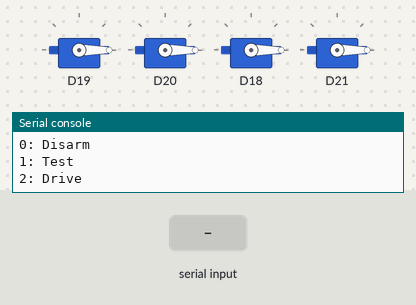
Bench run of a program on a simulated CircuitPython board. On the bench: 4 × servo, the last lines printed to the serial console. The test bench sets the inputs (shaded band).

Above: at 1.2 s.
1.3 s: "1" typed at the serial console, then Enter
At 2.1 s:
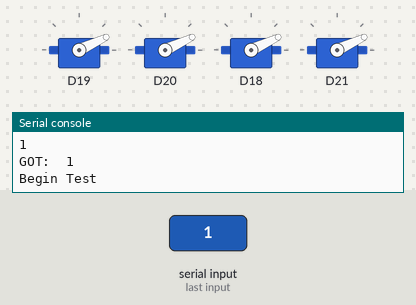
2.8 s: "2" typed at the serial console, then Enter
At 3.2 s:
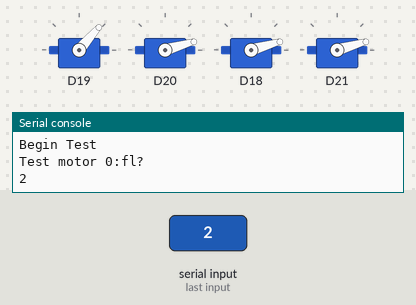
5.8 s: "5" typed at the serial console, then Enter
At 6.7 s:
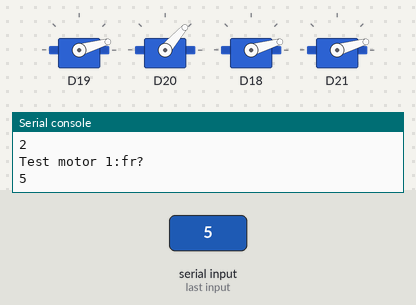
8.8 s: "90" typed at the serial console, then Enter
At 10.0 s:
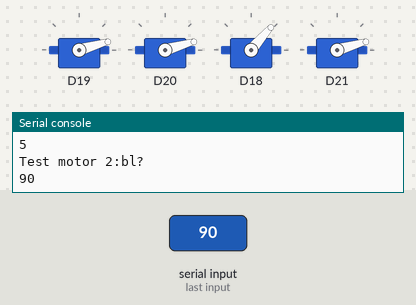
11.8 s: "200" typed at the serial console, then Enter
At 12.5 s:
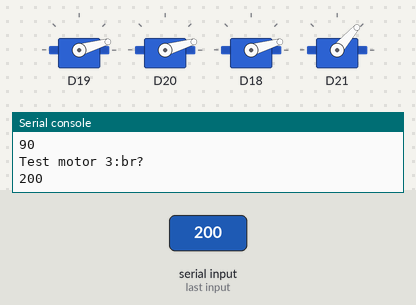
Timing chart, 0 to 14.8 s (numbered marks = the images above; inputs shaded):
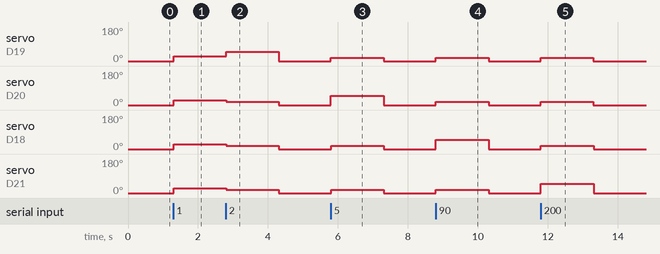

The program:

motors.py
```python
import pwmio, board
from adafruit_motor import servo
import time


class BLDC:
    LIMITS = [900.0, 2000.0]
    def __init__(self, pin="D5") -> None:
        pwm = pwmio.PWMOut(getattr(board, pin), frequency=50)
        self.motor = servo.Servo(pwm, min_pulse = min(self.LIMITS), max_pulse = max(self.LIMITS))
        self.clip = lambda x: min(self.LIMITS) if x < min(self.LIMITS) else max(self.LIMITS) if x > max(self.LIMITS) else x
        self.map = lambda x: (x - min(self.LIMITS)) / (max(self.LIMITS) - min(self.LIMITS))

    def write_millis(self, pwm_millis):
        pwm_millis = self.clip(pwm_millis)
        angle = self.map(pwm_millis) * 180
        self.motor.angle = angle

class MOTORS:
    ARM_SPEED = 1050
    def __init__(self) -> None:
        # GP18,19,20,21
        self.fl = BLDC("GP19")
        self.fr = BLDC("GP20")
        self.br = BLDC("GP21")
        self.bl = BLDC("GP18")
        self.disarm()

    def set_speed(self, fl, fr, bl, br, ARM=False):
        self.fl.write_millis(fl if ARM else min(self.fl.LIMITS))
        self.fr.write_millis(fr if ARM else min(self.fr.LIMITS))
        self.bl.write_millis(bl if ARM else min(self.bl.LIMITS))
        self.br.write_millis(br if ARM else min(self.br.LIMITS))

    def arm(self):
        self.set_speed(*[self.ARM_SPEED]*4, ARM=True)

    def disarm(self):
        self.set_speed(*[self.ARM_SPEED]*4, ARM=False)

    def test(self):
        motor_mapping = ["fl", "fr", "bl", "br"]
        self.arm()
        time.sleep(1)
        for i in range(4):
            cmd = [1000]*4
            cmd[i] = 1200
            input(f'Test motor {i}:{motor_mapping[i]}?')
            self.set_speed(*cmd, ARM=True)
            time.sleep(1.5)
            self.disarm()
        self.disarm()


if __name__ == '__main__':
    drone = MOTORS()
    while True:
        x = int(input('Motor began \n0: Disarm \n1: Test \n2: Drive')[0])
        print("GOT: ", x)
        if not x:
            drone.disarm()
        elif x == 1:
            print('Begin Test')
            drone.test()
        elif x == 2:
            x = int(input('Motor speed: '))
            drone.arm()
            cmd = [x]*4
            drone.set_speed(*cmd, ARM=True)
```

Measured:
- after the input at 1.3 s, servo on D19, servo on D20, servo on D18, servo on D21: 0° → 25° at once
- after the input at 2.8 s, servo on D19: 25° → 49° at once, → 0° 1.5 s later; servo on D20, servo on D18, servo on D21: 25° → 16° at once, → 0° 1.5 s later
- after the input at 5.8 s, servo on D19, servo on D18, servo on D21: 0° → 16° at once, → 0° 1.5 s later; servo on D20: 0° → 49° at once, → 0° 1.5 s later
- after the input at 8.8 s, servo on D19–21: 0° → 16° at once, → 0° 1.5 s later; servo on D18: 0° → 49° at once, → 0° 1.5 s later
- after the input at 11.8 s, servo on D19, servo on D20, servo on D18: 0° → 16° at once, → 0° 1.5 s later; servo on D21: 0° → 49° at once, → 0° 1.5 s later
